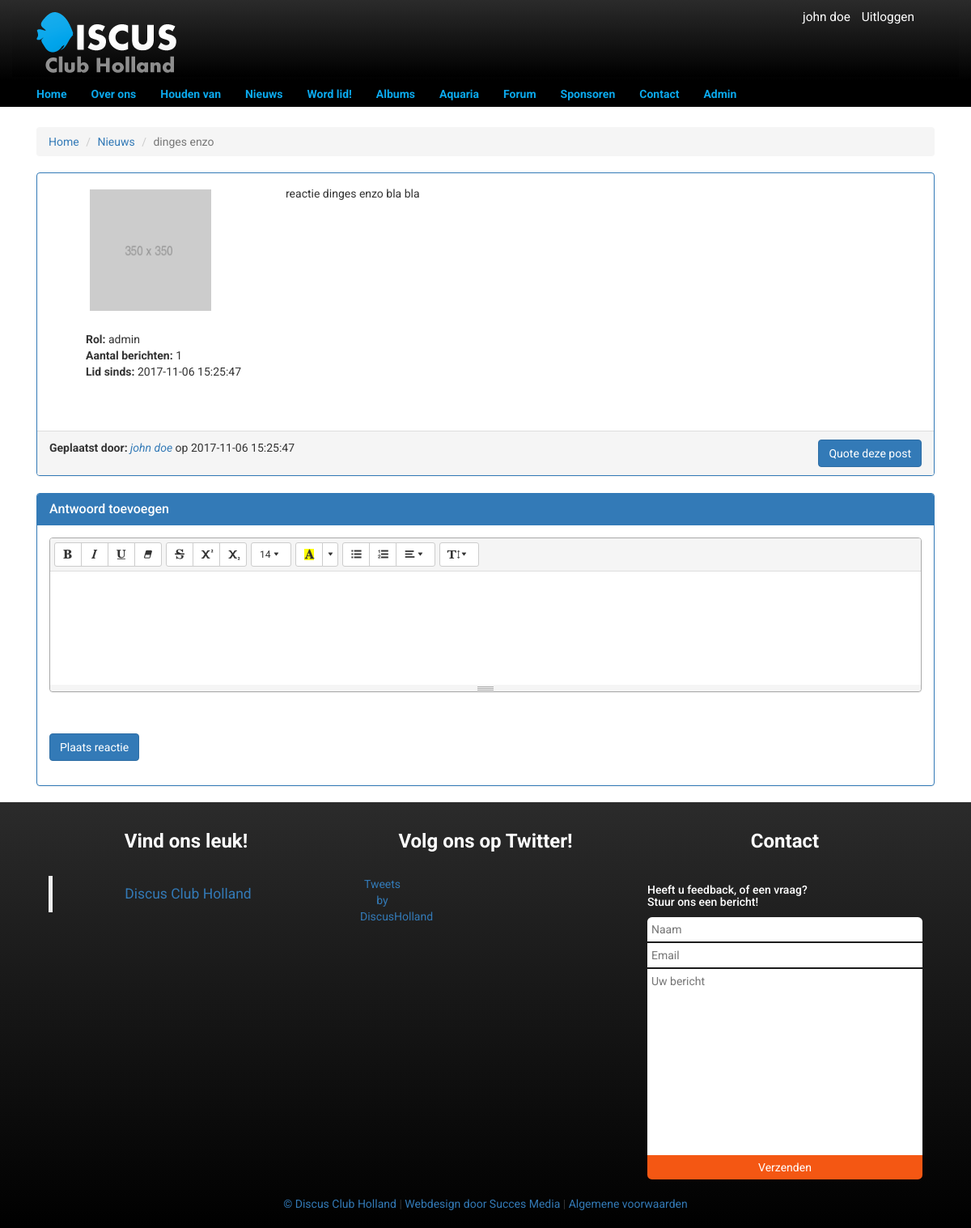
The page /pages/news/news_post.php?id=1 (signed in) on the database its author committed.
### tables this page shows
CREATE TABLE IF NOT EXISTS `news` (
  `id` INT NOT NULL AUTO_INCREMENT,
  `sub_category_id` INT NOT NULL,
  `title` VARCHAR(100) NOT NULL,
  `content` TEXT NOT NULL,
  `created_at` TIMESTAMP NULL DEFAULT NULL,
  `last_changed` TIMESTAMP NOT NULL DEFAULT CURRENT_TIMESTAMP ON UPDATE CURRENT_TIMESTAMP,
  `deleted_at` TIMESTAMP NULL,
  PRIMARY KEY (`id`),
  INDEX `fk_news_sub_category1_idx` (`sub_category_id` ASC),
  CONSTRAINT `fk_news_sub_category1`
    FOREIGN KEY (`sub_category_id`)
    REFERENCES `sub_category` (`id`)
    ON DELETE NO ACTION
    ON UPDATE NO ACTION);

CREATE TABLE IF NOT EXISTS `news_reply` (
  `id` INT NOT NULL AUTO_INCREMENT,
  `user_id` INT NOT NULL,
  `content` TEXT NOT NULL,
  `news_id` INT NOT NULL,
  `created_at` TIMESTAMP NULL DEFAULT NULL,
  `deleted_at` TIMESTAMP NULL,
  `last_changed` TIMESTAMP NOT NULL DEFAULT CURRENT_TIMESTAMP ON UPDATE CURRENT_TIMESTAMP,
  PRIMARY KEY (`id`),
  INDEX `fk_news_reply_user1_idx` (`user_id` ASC),
  INDEX `fk_news_reply_news1_idx` (`news_id` ASC),
  CONSTRAINT `fk_news_reply_user1`
    FOREIGN KEY (`user_id`)
    REFERENCES `user` (`id`)
    ON DELETE NO ACTION
    ON UPDATE NO ACTION,
  CONSTRAINT `fk_news_reply_news1`
    FOREIGN KEY (`news_id`)
    REFERENCES `news` (`id`)
    ON DELETE NO ACTION
    ON UPDATE NO ACTION);

CREATE TABLE IF NOT EXISTS `image` (
  `id` INT NOT NULL AUTO_INCREMENT,
  `path` TEXT NOT NULL,
  `album_id` INT NULL,
  `aquarium_id` INT NULL,
  PRIMARY KEY (`id`),
  INDEX `fk_image_album1_idx` (`album_id` ASC),
  INDEX `fk_image_aquarium1_idx` (`aquarium_id` ASC),
  CONSTRAINT `fk_image_album1`
    FOREIGN KEY (`album_id`)
    REFERENCES `album` (`id`)
    ON DELETE NO ACTION
    ON UPDATE NO ACTION,
  CONSTRAINT `fk_image_aquarium1`
    FOREIGN KEY (`aquarium_id`)
    REFERENCES `aquarium` (`id`)
    ON DELETE NO ACTION
    ON UPDATE NO ACTION);

CREATE TABLE IF NOT EXISTS `role` (
  `id` INT NOT NULL AUTO_INCREMENT,
  `name` VARCHAR(32) NOT NULL,
  PRIMARY KEY (`id`));

CREATE TABLE IF NOT EXISTS `user` (
  `id` INT NOT NULL AUTO_INCREMENT,
  `email` VARCHAR(256) NOT NULL,
  `first_name` VARCHAR(256) NOT NULL,
  `last_name` VARCHAR(256) NOT NULL,
  `username` VARCHAR(100) NOT NULL,
  `password` VARCHAR(256) NOT NULL,
  `role_id` INT NOT NULL DEFAULT 2,
  `created_at` TIMESTAMP NULL DEFAULT NULL,
  `last_changed` TIMESTAMP NOT NULL DEFAULT CURRENT_TIMESTAMP ON UPDATE CURRENT_TIMESTAMP,
  `signature` TEXT NULL,
  `birthdate` DATE NULL,
  `city` VARCHAR(256) NULL,
  `profile_img` INT NOT NULL DEFAULT 1,
  `news` TINYINT(1) NOT NULL DEFAULT 0,
  `messenger_img` INT NOT NULL DEFAULT 17,
  `deleted_at` TIMESTAMP NULL,
  `address` VARCHAR(256) NULL,
  `postal_code` VARCHAR(6) NULL,
  `phone` VARCHAR(15) NULL,
  `iban` VARCHAR(20) NULL,
  `house_number` INT(5) NULL,
  PRIMARY KEY (`id`),
  INDEX `fk_user_role1_idx` (`role_id` ASC),
  UNIQUE INDEX `username_UNIQUE` (`username` ASC),
  INDEX `fk_user_image1_idx` (`profile_img` ASC),
  INDEX `fk_user_image2_idx` (`messenger_img` ASC),
  CONSTRAINT `fk_user_role1`
    FOREIGN KEY (`role_id`)
    REFERENCES `role` (`id`)
    ON DELETE NO ACTION
    ON UPDATE NO ACTION,
  CONSTRAINT `fk_user_image1`
    FOREIGN KEY (`profile_img`)
    REFERENCES `image` (`id`)
    ON DELETE NO ACTION
    ON UPDATE NO ACTION,
  CONSTRAINT `fk_user_image2`
    FOREIGN KEY (`messenger_img`)
    REFERENCES `image` (`id`)
    ON DELETE NO ACTION
    ON UPDATE NO ACTION);

### includes/tools/security.php (called while the page is built, shortened)
<?php
$logged_in = !empty($_SESSION["user"]);

### pages/news/news_post.php (the view, shortened to what this page needs)
<?php $levels = ["lid", "gebruiker"];
require_once("../../includes/tools/security.php");
$page = isset($_GET['pagina']) ? $_GET['pagina'] : 1;
$perPage = 10;
?>
<!DOCTYPE html>
<html lang="en">
<head>
    <link rel="stylesheet" href="/css/style.css">
    <link rel="stylesheet" href="/css/bericht.css">
    <link rel="stylesheet" href="https://maxcdn.bootstrapcdn.com/bootstrap/3.3.7/css/bootstrap.min.css">
    <link rel="stylesheet" href="/css/summernote.css">
</head>
<body>
<?php
require_once("../../includes/components/nav.php");
?>
<div class="container main" style="margin-top:25px;">
    <div class="row">
        <div class="col-md-12">
            <?php
            $sql = "SELECT * FROM news WHERE id = ?";
            $result = $dbc->prepare($sql);
            $result->bindParam(1, $_GET['id']);
            $result->execute();
            $rows = $result->fetchAll(PDO::FETCH_ASSOC);
            ?>
            <?php if($rows) : ?>
                <ol class="breadcrumb">
                    <li><a href="/">Home</a></li>
                    <li><a href="/news">Nieuws</a></li>
                    <li class="active"><?php echo $rows[0]['title']; ?></li>
                </ol>
            <?php endif; ?>
            <?php
                $a = $page * $perPage - $perPage;
                $replySql = "SELECT *, user.created_at AS user_created_at, news_reply.created_at AS reply_created_at, news_reply.content AS news_reply_content FROM news_reply JOIN news ON news_reply.news_id = news.id JOIN user ON news_reply.user_id = user.id JOIN role ON user.role_id = role.id JOIN image ON user.profile_img = image.id WHERE news.id = :id AND news_reply.deleted_at IS NULL ORDER BY news_reply.last_changed ASC LIMIT {$perPage} OFFSET {$a}";
                $replyResult = $dbc->prepare($replySql);
                $replyResult->execute([":id" => $_GET['id']]);
                $replies = $replyResult->fetchAll(PDO::FETCH_ASSOC);
            ?>
            <?php foreach ($replies as $reply) : ?>
                <?php
                $replySql = "SELECT COUNT(id) AS x_reply FROM news_reply WHERE user_id = ? AND deleted_at IS NULL";
                $replyResult = $dbc->prepare($replySql);
                $replyResult->bindParam(1, $reply['user_id']);
                $replyResult->execute();
                $replyCount = $replyResult->fetch(PDO::FETCH_ASSOC);
                ?>
                 <div class="panel panel-primary" id="post-<?php echo $reply['id'] ?>">
                    <div class="panel-body">
                        <div class="wrapper-box col-md-12">
                            <div class="col-md-3">
                            <div class="col-md-12">
                                <img class="img" src="/images<?php echo $reply['path']; ?>">
                            </div>
                            <div class="col-md-12">
                                <br><b>Rol: </b><?php echo $reply['name']; ?>
                                <br><b>Aantal berichten: </b><?php echo $replyCount['x_reply']; ?>
                                <br><b>Lid sinds: </b> <?php echo $reply['user_created_at']; ?><br><br>
                            </div>
                            </div>
                            <div class="col-md-9">
                                 <p><?php echo wordwrap($reply['news_reply_content'], 70, "<br>", true); ?></p>
                            </div>
                </div>
            </div>
            <div class="panel-footer">
                <?php
                    $userSql = "SELECT * FROM user WHERE id = ?";
                    $userResult = $dbc->prepare($userSql);
                    $userResult->bindParam(1, $reply['user_id']);
                    $userResult->execute();
                    $users = $userResult->fetchAll(PDO::FETCH_ASSOC);
                ?>
                <?php foreach ($users as $user) : ?>
                    <b>Geplaatst door:</b> <i><a href="/user/<?php echo $reply['user_id']; ?>"><?php echo $user['first_name'].' '.$user['last_name']; ?></a></i>
                <?php endforeach; ?>
                op <?php echo $reply['reply_created_at']; ?></h3>
                <div class="pull-right">
                    <button class="btn btn-primary quote-btn" data-id="<?php echo $reply['id']; ?>">
                        Quote deze post
                    </button>
                </div>
                <div class="clearfix"></div>
            </div>
     </div>
            <?php endforeach; ?>
        <div class="col-md-12">
        </div>
        </div>
    <?php if ($logged_in && $rows) : ?>
    <div class="col-md-12">
            <div class="panel panel-primary">
                <div class="panel-heading">
                    <h3 class="panel-title">Antwoord toevoegen</h3>
                </div>
                <div class="panel-body">
                    <form class="form-horizontal" action="<?php echo $_SERVER["PHP_SELF"]; ?>" method="post">
                        <div class="form-group">
                            <div class="col-md-12">
                            </div>
                        </div>
                        <div class="form-group">
                            <div class="col-md-12">
                            </div>
                        </div>
                        <div class="form-group">
                            <div class="col-md-12">
                                <input type="submit" class="btn btn-primary" class="form-control" name="post_reply"
                                       value="Plaats reactie">
                            </div>
                        </div>
                    </form>
                </div>
            </div>
        </div>
        <?php endif; ?>
    </div>
    </div>
<footer>
    <?php require_once("../../includes/components/footer.php"); ?>
</footer>
</body>
</html>

### css/style.css (style rules this page uses)
* { font-family: 'Roboto', sans-serif; }
body { margin: 0; padding: 0; overflow-x: hidden; }
.main { min-height: 50vh; }
.row { margin-right: 0px !important; margin-left: 0px !important; }
img { max-width: 100%; height: auto; }
.img { position: relative; float: left; width: 150px; height: 150px; background-position: 50% 50%; background-repeat: no-repeat; background-size: cover; background-position: center; margin: 5px; }

### css/bericht.css (style rules this page uses)
.wrapper-box { margin-bottom: 2em; }

### rows shown on the page
news: title "dinges enzo"
news_reply: image.path (placeholder picture), role.name "admin", x_reply "1", user.created_at "2017-11-06 15:25:47", content "reactie dinges enzo bla bla", created_at "2017-11-06 15:25:47"
user: first_name "john", last_name "doe"

### other values the page prints
$name "john doe"
